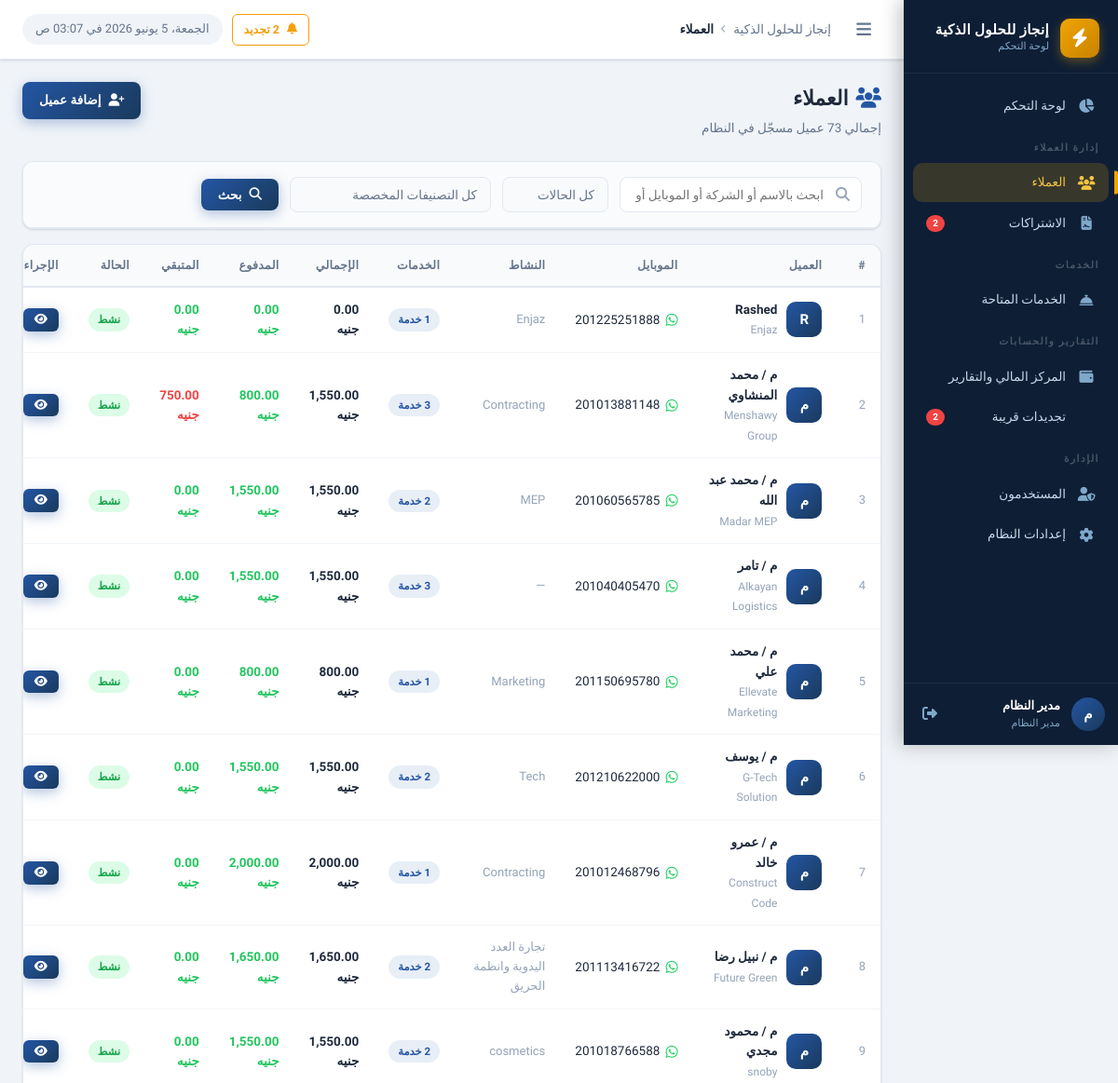
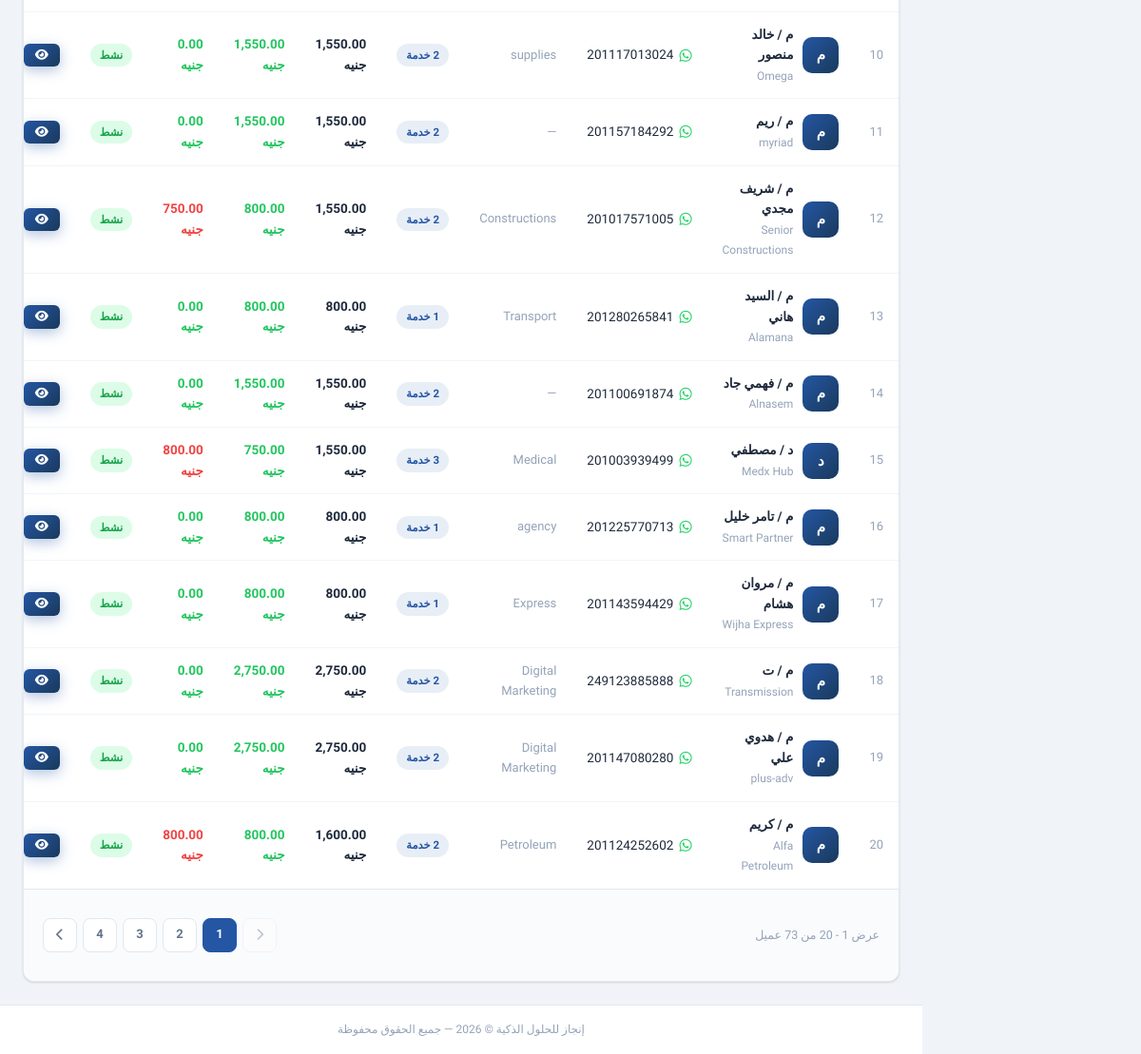
The page /clients/index.php (signed in) on the database its author committed (2 pictures, top to bottom).
### tables this page shows
CREATE TABLE `clients` (
  `id` int UNSIGNED NOT NULL,
  `name` varchar(200) NOT NULL COMMENT 'اسم العميل',
  `company_name` varchar(200) DEFAULT NULL COMMENT 'اسم الشركة',
  `mobile` varchar(20) NOT NULL COMMENT 'رقم الموبايل',
  `mobile_2` varchar(20) DEFAULT NULL COMMENT 'رقم موبايل إضافي',
  `activity` varchar(200) DEFAULT NULL COMMENT 'النشاط التجاري',
  `domain` varchar(255) DEFAULT NULL,
  `domain_provider` varchar(100) DEFAULT NULL,
  `username_note` varchar(200) DEFAULT NULL COMMENT 'اسم المستخدم (للإشارة)',
  `email` varchar(200) DEFAULT NULL,
  `address` text,
  `notes` text,
  `status` tinyint(1) NOT NULL DEFAULT '1' COMMENT '1=نشط, 0=موقوف',
  `created_by` int UNSIGNED DEFAULT NULL,
  `created_at` datetime NOT NULL DEFAULT CURRENT_TIMESTAMP,
  `updated_at` datetime NOT NULL DEFAULT CURRENT_TIMESTAMP ON UPDATE CURRENT_TIMESTAMP
);

### includes/auth.php (called while the page is built, shortened)
<?php
function hasPermission(string $permission): bool {
    if (($_SESSION['user_role'] ?? '') === 'admin') return true;
    $permissions = $_SESSION['user_permissions'] ?? [];
    return in_array($permission, $permissions, true);
}

### includes/functions.php (called while the page is built, shortened)
<?php
function formatMoney(float $amount, string $currency = null): string {
    if ($currency === null) {
        $currency = getSetting('currency', 'جنيه');
    }
    return number_format($amount, 2) . ' ' . $currency;
}
function e(mixed $value): string {
    return htmlspecialchars((string)$value, ENT_QUOTES, 'UTF-8');
}
function clean(string $input): string {
    return trim(strip_tags($input));
}
function paginate(int $total, int $perPage, int $currentPage): array {
    $totalPages = max(1, (int)ceil($total / $perPage));
    $currentPage = max(1, min($currentPage, $totalPages));
    $offset = ($currentPage - 1) * $perPage;
    return [
        'total'        => $total,
        'per_page'     => $perPage,
        'current_page' => $currentPage,
        'total_pages'  => $totalPages,
        'offset'       => $offset,
        'has_prev'     => $currentPage > 1,
        'has_next'     => $currentPage < $totalPages,
    ];
}

### config/app.php (called while the page is built, shortened)
<?php
require_once INCLUDES_PATH . '/functions.php';
require_once INCLUDES_PATH . '/auth.php';
function getSettings(): array {
    static $settings = null;
    if ($settings === null) {
        try {
            $db  = getDB();
            $stmt = $db->query("SELECT `key`, `value` FROM `settings`");
            $settings = [];
            while ($row = $stmt->fetch()) {
                $settings[$row['key']] = $row['value'];
            }
        } catch (Exception $e) {
            $settings = [];
        }
    }
    return $settings;
}
function getSetting(string $key, string $default = ''): string {
    $settings = getSettings();
    return $settings[$key] ?? $default;
}

### clients/index.php (the view, shortened to what this page needs)
<?php
require_once dirname(__DIR__) . '/config/app.php';
$db = getDB();
$search = clean($_GET['search'] ?? '');
$status = $_GET['status'] ?? '';
$filter = $_GET['filter'] ?? '';
$page   = max(1, (int)($_GET['page'] ?? 1));
$perPage = 20;
$where  = ['1=1'];
$params = [];
$whereStr = implode(' AND ', $where);
$havingStr = "";
if ($filter === 'debt') {
    $countStmt = $db->prepare("
        SELECT COUNT(*) FROM (
            SELECT c.id,
                   COALESCE(SUM(CASE WHEN cs.status != 'cancelled' THEN cs.price ELSE 0 END), 0) AS total_services,
                   COALESCE((SELECT SUM(p.amount) FROM payments p WHERE p.client_id = c.id), 0) AS total_paid
            FROM clients c
            LEFT JOIN client_subscriptions cs ON cs.client_id = c.id
            WHERE $whereStr
            GROUP BY c.id
            HAVING (total_services - total_paid) > 0
        ) tmp
    ");
} else {
    $countStmt = $db->prepare("SELECT COUNT(*) FROM clients c WHERE $whereStr");
}
$countStmt->execute($params);
$totalClients = (int)$countStmt->fetchColumn();
$pager = paginate($totalClients, $perPage, $page);
$stmt = $db->prepare("
    SELECT c.*,
           COALESCE(SUM(CASE WHEN cs.status != 'cancelled' THEN cs.price ELSE 0 END), 0) AS total_services,
           COALESCE((SELECT SUM(p.amount) FROM payments p WHERE p.client_id = c.id), 0) AS total_paid,
           COUNT(DISTINCT cs.id) AS subs_count
    FROM clients c
    LEFT JOIN client_subscriptions cs ON cs.client_id = c.id
    WHERE $whereStr
    GROUP BY c.id
    $havingStr
    ORDER BY c.created_at DESC
    LIMIT ? OFFSET ?
");
$stmt->execute(array_merge($params, [$perPage, $pager['offset']]));
$clients = $stmt->fetchAll();
    ?>
    <?php
require_once INCLUDES_PATH . '/header.php';
?>
<div class="page-header">
  <div class="page-header-text">
    <h1 class="page-title"><i class="fas fa-users" style="color:var(--primary-light);margin-left:8px;"></i>العملاء</h1>
    <p class="page-subtitle">إجمالي <?= $totalClients ?> عميل مسجّل في النظام</p>
  </div>
  <div class="page-actions">
    <?php if (hasPermission('add_clients')): ?>
    <a href="add.php" class="btn btn-primary" id="btn-add-client">
      <i class="fas fa-user-plus"></i>
      إضافة عميل
    </a>
    <?php endif; ?>
  </div>
</div>
<div class="card mb-2" style="margin-bottom:16px;">
  <div class="filters-bar">
    <form method="GET" action="index.php" style="display:flex;gap:12px;align-items:center;flex-wrap:wrap;width:100%;" id="searchForm">
      <div class="search-box">
        <input type="text" name="search" class="form-control" id="searchInput"
               placeholder="ابحث بالاسم أو الشركة أو الموبايل أو الدومين..."
               value="<?= e($search) ?>" autocomplete="off">
      </div>
      <select name="status" class="form-control" style="width:auto;">
        <option value="">كل الحالات</option>
      </select>
      <select name="filter" class="form-control" style="width:auto;">
        <option value="">كل التصنيفات المخصصة</option>
      </select>
      <button type="submit" class="btn btn-primary"><i class="fas fa-search"></i> بحث</button>
    </form>
  </div>
</div>
<div class="card">
  <div class="table-wrapper">
    <table class="data-table">
      <thead>
        <tr>
          <th>#</th>
          <th>العميل</th>
          <th>الموبايل</th>
          <th>النشاط</th>
          <th>الخدمات</th>
          <th>الإجمالي</th>
          <th>المدفوع</th>
          <th>المتبقي</th>
          <th>الحالة</th>
          <th>الإجراءات</th>
        </tr>
      </thead>
      <tbody>
        <?php if (empty($clients)): ?>
        <tr>
          <td colspan="10">
            <div class="empty-state">
              <div class="empty-icon"><i class="fas fa-users-slash"></i></div>
              <p class="empty-title">لا يوجد عملاء</p>
              <p class="empty-text"><?= $search ? 'لم يتطابق أي عميل مع بحثك.' : 'ابدأ بإضافة أول عميل.' ?></p>
              <?php if (hasPermission('add_clients') && !$search): ?>
              <a href="add.php" class="btn btn-primary"><i class="fas fa-user-plus"></i> إضافة عميل</a>
              <?php endif; ?>
            </div>
          </td>
        </tr>
        <?php else: ?>
        <?php foreach ($clients as $i => $client):
          $remaining = $client['total_services'] - $client['total_paid'];
        ?>
        <tr onclick="if(!event.target.closest('a') && !event.target.closest('button')) window.location='view.php?id=<?= $client['id'] ?>';" style="cursor:pointer;">
          <td class="text-muted"><?= $pager['offset'] + $i + 1 ?></td>
          <td>
            <div style="display:flex;align-items:center;gap:10px;">
              <div style="width:38px;height:38px;border-radius:10px;background:linear-gradient(135deg,var(--primary-light),var(--primary));
                          display:flex;align-items:center;justify-content:center;color:#fff;font-weight:800;font-size:15px;flex-shrink:0;">
                <?= e(mb_substr($client['name'], 0, 1, 'UTF-8')) ?>
              </div>
              <div>
                <a href="view.php?id=<?= $client['id'] ?>" style="font-weight:700;color:var(--text-primary);display:block;">
                  <?= e($client['name']) ?>
                </a>
                <?php if ($client['company_name']): ?>
                <span style="font-size:12px;color:var(--text-muted);"><?= e($client['company_name']) ?></span>
                <?php endif; ?>
              </div>
            </div>
          </td>
          <td>
            <a href="https://wa.me/<?= preg_replace('/\D/', '', $client['mobile']) ?>" target="_blank"
               style="color:var(--text-primary);display:flex;align-items:center;gap:6px;">
              <i class="fab fa-whatsapp" style="color:#25D366;font-size:15px;"></i>
              <?= e($client['mobile']) ?>
            </a>
          </td>
          <td class="text-muted"><?= e($client['activity'] ?: '—') ?></td>
          <td>
            <?php if ($client['subs_count'] > 0): ?>
            <span class="badge badge-primary"><?= $client['subs_count'] ?> خدمة</span>
            <?php else: ?>
            <span class="text-muted fs-sm">—</span>
            <?php endif; ?>
          </td>
          <td class="fw-bold"><?= formatMoney($client['total_services']) ?></td>
          <td style="color:var(--success);font-weight:600;"><?= formatMoney($client['total_paid']) ?></td>
          <td style="color:<?= $remaining > 0 ? 'var(--danger)' : 'var(--success)' ?>;font-weight:700;">
            <?= formatMoney($remaining) ?>
          </td>
          <td>
            <?= $client['status']
              ? '<span class="badge badge-success">نشط</span>'
              : '<span class="badge badge-danger">موقوف</span>' ?>
          </td>
          <td>
            <div class="table-actions">
              <a href="view.php?id=<?= $client['id'] ?>" class="btn btn-sm btn-primary" title="عرض الملف">
                <i class="fas fa-eye"></i>
              </a>
            </div>
          </td>
        </tr>
        <?php endforeach; ?>
        <?php endif; ?>
      </tbody>
    </table>
  </div>
  <div class="card-footer" style="<?= $pager['total_pages'] <= 1 ? 'display:none;' : '' ?>">
    <?php if ($pager['total_pages'] > 1): ?>
    <div style="display:flex;align-items:center;justify-content:space-between;gap:12px;flex-wrap:wrap;">
      <span class="text-muted fs-sm">
        عرض <?= $pager['offset'] + 1 ?> - <?= min($pager['offset'] + $perPage, $totalClients) ?>
        من <?= $totalClients ?> عميل
      </span>
      <div class="pagination">
        <?php
        $queryBase = http_build_query(array_filter(['search' => $search, 'status' => $status]));
        $sep = $queryBase ? '&' : '';
        ?>
        <a href="?<?= $queryBase ?><?= $sep ?>page=<?= $pager['current_page'] - 1 ?>"
           class="page-btn <?= !$pager['has_prev'] ? 'disabled' : '' ?>" data-page="<?= $pager['current_page'] - 1 ?>">
          <i class="fas fa-chevron-right"></i>
        </a>
        <?php for ($p = 1; $p <= $pager['total_pages']; $p++): ?>
        <a href="?<?= $queryBase ?><?= $sep ?>page=<?= $p ?>"
           class="page-btn <?= $p === $pager['current_page'] ? 'active' : '' ?>" data-page="<?= $p ?>">
          <?= $p ?>
        </a>
        <?php endfor; ?>
        <a href="?<?= $queryBase ?><?= $sep ?>page=<?= $pager['current_page'] + 1 ?>"
           class="page-btn <?= !$pager['has_next'] ? 'disabled' : '' ?>" data-page="<?= $pager['current_page'] + 1 ?>">
          <i class="fas fa-chevron-left"></i>
        </a>
      </div>
    </div>
    <?php endif; ?>
  </div>
</div>
<?php require_once INCLUDES_PATH . '/footer.php'; ?>

### rows shown on the page
clients: offset "1", name "R", name "Rashed", company_name "Enjaz", mobile "201225251888", activity "Enjaz", subs_count "1", total_services "0.00 جنيه", total_paid "0.00 جنيه", remaining "0.00 جنيه", status "نشط"
clients: offset "2", name "م", name "م / محمد المنشاوي", company_name "Menshawy Group", mobile "201013881148", activity "Contracting", subs_count "3", total_services "1,550.00 جنيه", total_paid "800.00 جنيه", remaining "750.00 جنيه", status "نشط"
clients: offset "3", name "م", name "م / محمد عبد الله", company_name "Madar MEP", mobile "201060565785", activity "MEP", subs_count "2", total_services "1,550.00 جنيه", total_paid "1,550.00 جنيه", remaining "0.00 جنيه", status "نشط"
clients: offset "4", name "م", name "م / تامر", company_name "Alkayan Logistics", mobile "201040405470", activity "—", subs_count "3", total_services "1,550.00 جنيه", total_paid "1,550.00 جنيه", remaining "0.00 جنيه", status "نشط"
clients: offset "5", name "م", name "م / محمد علي", company_name "Ellevate Marketing", mobile "201150695780", activity "Marketing", subs_count "1", total_services "800.00 جنيه", total_paid "800.00 جنيه", remaining "0.00 جنيه", status "نشط"
clients: offset "6", name "م", name "م / يوسف", company_name "G-Tech Solution", mobile "201210622000", activity "Tech", subs_count "2", total_services "1,550.00 جنيه", total_paid "1,550.00 جنيه", remaining "0.00 جنيه", status "نشط"
clients: offset "7", name "م", name "م / عمرو خالد", company_name "Construct Code", mobile "201012468796", activity "Contracting", subs_count "1", total_services "2,000.00 جنيه", total_paid "2,000.00 جنيه", remaining "0.00 جنيه", status "نشط"
clients: offset "8", name "م", name "م / نبيل رضا", company_name "Future Green", mobile "201113416722", activity "تجارة العدد اليدوية وانظمة الحريق", subs_count "2", total_services "1,650.00 جنيه", total_paid "1,650.00 جنيه", remaining "0.00 جنيه", status "نشط"
clients: offset "9", name "م", name "م / محمود مجدي", company_name "snoby", mobile "201018766588", activity "cosmetics", subs_count "2", total_services "1,550.00 جنيه", total_paid "1,550.00 جنيه", remaining "0.00 جنيه", status "نشط"
clients: offset "10", name "م", name "م / خالد منصور", company_name "Omega", mobile "201117013024", activity "supplies", subs_count "2", total_services "1,550.00 جنيه", total_paid "1,550.00 جنيه", remaining "0.00 جنيه", status "نشط"
clients: offset "11", name "م", name "م / ريم", company_name "myriad", mobile "201157184292", activity "—", subs_count "2", total_services "1,550.00 جنيه", total_paid "1,550.00 جنيه", remaining "0.00 جنيه", status "نشط"
clients: offset "12", name "م", name "م / شريف مجدي", company_name "Senior Constructions", mobile "201017571005", activity "Constructions", subs_count "2", total_services "1,550.00 جنيه", total_paid "800.00 جنيه", remaining "750.00 جنيه", status "نشط"
clients: offset "13", name "م", name "م / السيد هاني", company_name "Alamana", mobile "201280265841", activity "Transport", subs_count "1", total_services "800.00 جنيه", total_paid "800.00 جنيه", remaining "0.00 جنيه", status "نشط"
clients: offset "14", name "م", name "م / فهمي جاد", company_name "Alnasem", mobile "201100691874", activity "—", subs_count "2", total_services "1,550.00 جنيه", total_paid "1,550.00 جنيه", remaining "0.00 جنيه", status "نشط"
clients: offset "15", name "د", name "د / مصطفي", company_name "Medx Hub", mobile "201003939499", activity "Medical", subs_count "3", total_services "1,550.00 جنيه", total_paid "750.00 جنيه", remaining "800.00 جنيه", status "نشط"
clients: offset "16", name "م", name "م / تامر خليل", company_name "Smart Partner", mobile "201225770713", activity "agency", subs_count "1", total_services "800.00 جنيه", total_paid "800.00 جنيه", remaining "0.00 جنيه", status "نشط"
clients: offset "17", name "م", name "م / مروان هشام", company_name "Wijha Express", mobile "201143594429", activity "Express", subs_count "1", total_services "800.00 جنيه", total_paid "800.00 جنيه", remaining "0.00 جنيه", status "نشط"
clients: offset "18", name "م", name "م / ت", company_name "Transmission", mobile "249123885888", activity "Digital Marketing", subs_count "2", total_services "2,750.00 جنيه", total_paid "2,750.00 جنيه", remaining "0.00 جنيه", status "نشط"
clients: offset "19", name "م", name "م / هدوي علي", company_name "plus-adv", mobile "201147080280", activity "Digital Marketing", subs_count "2", total_services "2,750.00 جنيه", total_paid "2,750.00 جنيه", remaining "0.00 جنيه", status "نشط"
clients: offset "20", name "م", name "م / كريم", company_name "Alfa Petroleum", mobile "201124252602", activity "Petroleum", subs_count "2", total_services "1,600.00 جنيه", total_paid "800.00 جنيه", remaining "800.00 جنيه", status "نشط"

### other values the page prints
$companyName "إنجاز للحلول الذكية"
$renewalCount "2"
$userInitial "م"
$userName "مدير النظام"
$userRole "مدير النظام"
$pageTitle "العملاء"
$totalClients "73"
